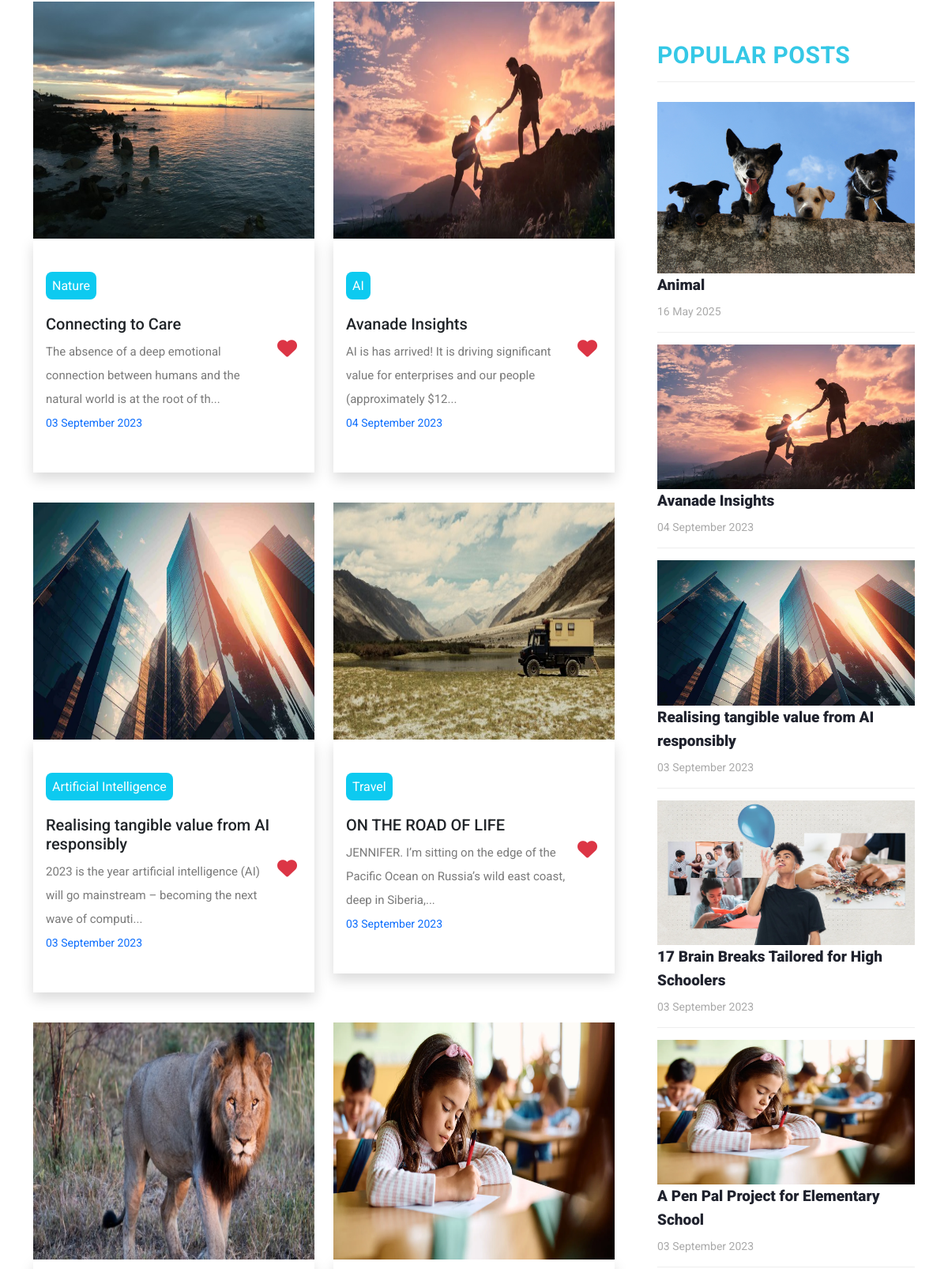
The app's page / (middle part), older data.
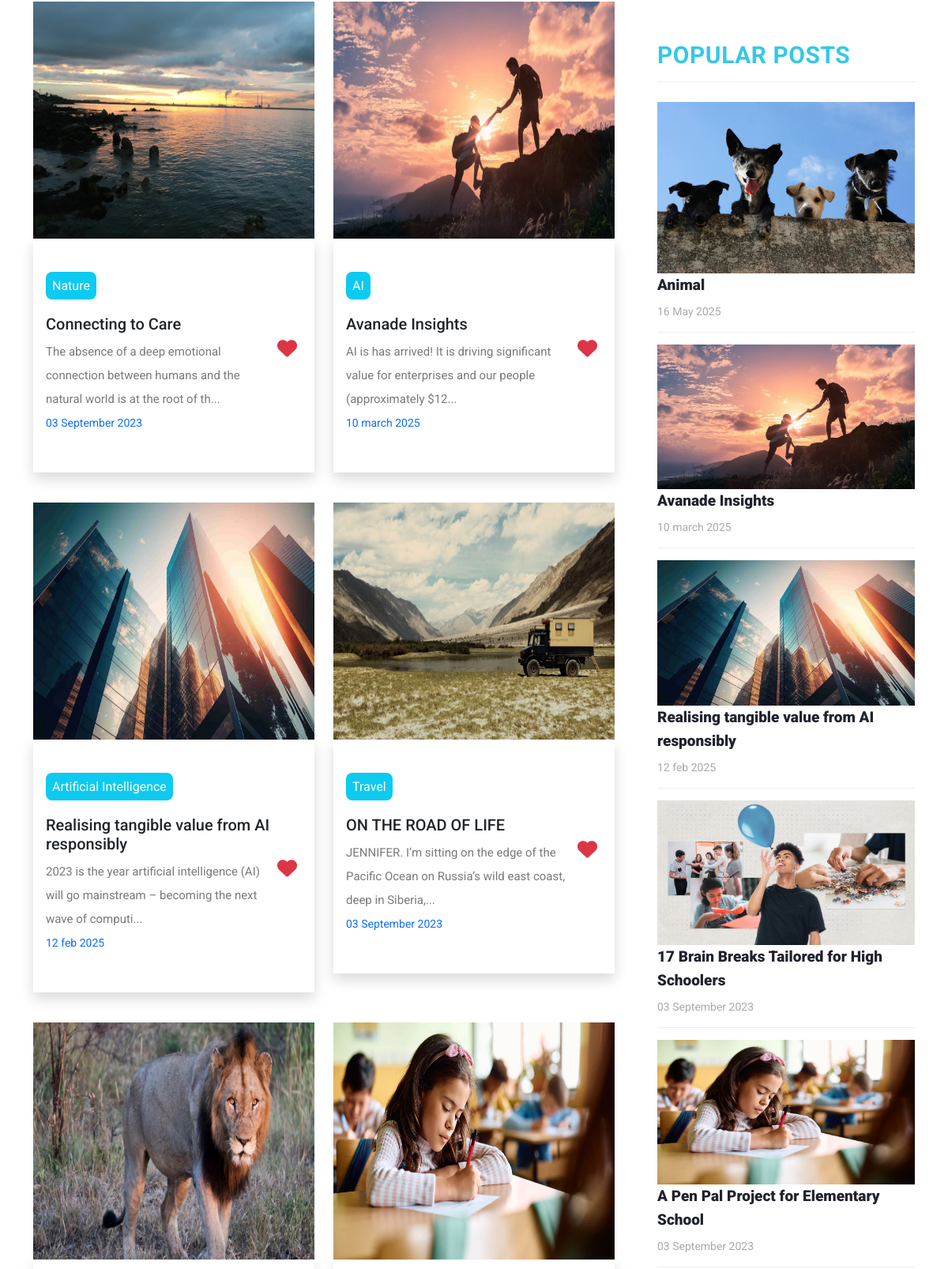
The same page, newer data.
### myapp/models.py (models this page shows, shortened)
class Post(models.Model):
    postname = models.CharField(max_length=600)
    category = models.CharField(max_length=600)
    image = models.ImageField(upload_to='images/posts',blank=True,null=True)
    content = models.CharField(max_length=100000)
    time = models.CharField(default=time,max_length=100, blank=True)
    likes = models.IntegerField(null=True,blank=True,default=0)
    user = models.ForeignKey(User,on_delete=models.CASCADE)

### myapp/views.py (the view)
# urls.py: path("",views.index,name="index"),
def index(request):
    return render(request,"index.html",{
        'posts':Post.objects.filter(user_id=request.user.id).order_by("id").reverse(),
        'top_posts':Post.objects.all().order_by("-likes"),
        'recent_posts':Post.objects.all().order_by("-id"),
        'user':request.user,
        'media_url':settings.MEDIA_URL
    })

### templates/index.html (shortened to what this page needs)
{% load static %}
<!DOCTYPE html>
<html lang="en">
<head>
  <link href="https://cdn.jsdelivr.net/npm/bootstrap@5.3.0-alpha3/dist/css/bootstrap.min.css" rel="stylesheet"
>
  <link href="{% static 'vendor/bootstrap/css/bootstrap.min.css' %}" rel="stylesheet">
  <link href="https://cdn.jsdelivr.net/npm/bootstrap@5.3.1/dist/css/bootstrap.min.css" rel="stylesheet"
>
</head>
<link rel="stylesheet" href="{% static 'assets/css/fontawesome.css' %}">
<link rel="stylesheet" href="https://cdnjs.cloudflare.com/ajax/libs/font-awesome/6.4.2/css/all.min.css">
<link rel="stylesheet" href="{% static 'assets/css/templatemo-stand-blog.css' %}">
<link rel="stylesheet" href="{% static 'assets/css/owl.css' %}">
<link rel="stylesheet" href="{% static 'assets/css/styles.css' %}">
</head>
<body>
  <section class="blog-posts">
    <div class="container">
      <div class=" row">
        <div class="col-lg-8">
          <div class="all-blog-posts">
            <div class="row">
              {% for post in top_posts|slice:"0:7" %}
              <div class="col col-lg-6 col-12 pb-2 blog-post ">
                <img src="{{media_url}}{{post.image}}" alt="" class="img-fluid" width="100%">
                <div class="px-3 py-5 shadow">
                  <a href="{% url 'post' post.id %}" class="text-decoration-none text-dark mb-3">
                    <span class="text-white bg-info text-center rounded-3 mt-5"
                      style="padding: 8px;">{{post.category}}</span>
                    <h5 class="mt-4">{{post.postname}}</h5>
                  </a>
                  <form method="post" action="{% url 'increaselikes' post.id %}">
                    <button class="float-right small" type="submit"
                      style="border: none; background: transparent; font-size: 25px;"><i
                        class="fa fa-heart text-danger"></i></button>
                  </form>
                  <p class="mt-2">{{post.content|slice:"0:100"}}...</p>
                  <p class="small text-primary">{{post.time}} </p>
                </div>
              </div>
              {% endfor %}
            </div>
          </div>
        </div>
        <div class="col-lg-4">
          <div class="sidebar">
            <div class="row">
              <div class="col-lg-12">
                <div class="sidebar-item recent-posts">
                  <div class="sidebar-heading">
                    <h2 style="color: rgb(53,200,230); font-size: 30px; font-weight: bold;">Popular Posts</h2>
                  </div>
                  <div class="content">
                    <ul>
                      {% for post in recent_posts|slice:"0:" %}
                      <li>
                        <img src="{{media_url}}{{post.image}}" class="img-fluid" alt="" width="100%">
                        <a href="post-details.html">
                          <a href="{% url 'post' post.id %}" class="text-decoration-none text-dark">
                            <h5>{{post.postname}}</h5>
                          </a>
                          <span>{{post.time}}</span>
                        </a>
                      </li>
                      {% endfor %}
                    </ul>
                  </div>
                </div>
              </div>
            </div>
          </div>
        </div>
      </div>
    </div>
  </section>
</body>
</html>

Row changes from the older to the newer data that the page shows:
changed Post "Avanade Insights": time "04 September 2023" → "10 march 2025"
changed Post "Realising tangible value from AI responsibly": time "03 September 2023" → "12 feb 2025"
